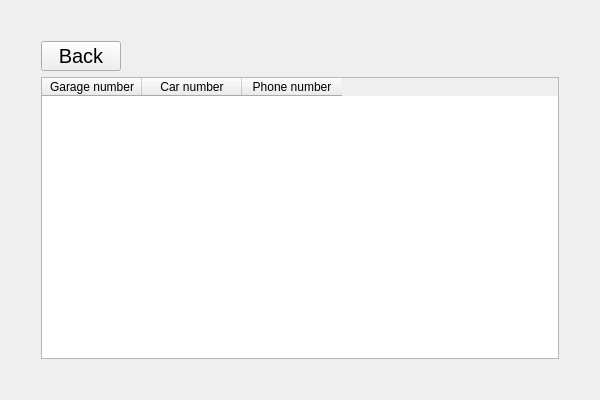
<?xml version="1.0" encoding="UTF-8"?>
<ui version="4.0">
 <class>GarageManagerDialog</class>
 <widget class="QWidget" name="GarageManagerDialog">
  <property name="geometry">
   <rect>
    <x>0</x>
    <y>0</y>
    <width>600</width>
    <height>400</height>
   </rect>
  </property>
  <property name="windowTitle">
   <string>Form</string>
  </property>
  <layout class="QVBoxLayout" name="verticalLayout_3">
   <item>
    <layout class="QVBoxLayout" name="verticalLayout_2">
     <property name="leftMargin">
      <number>30</number>
     </property>
     <property name="topMargin">
      <number>30</number>
     </property>
     <property name="rightMargin">
      <number>30</number>
     </property>
     <property name="bottomMargin">
      <number>30</number>
     </property>
     <item>
      <layout class="QVBoxLayout" name="verticalLayout">
       <item>
        <layout class="QHBoxLayout" name="horizontalLayout">
         <item>
          <widget class="QPushButton" name="back_button">
           <property name="maximumSize">
            <size>
             <width>100</width>
             <height>30</height>
            </size>
           </property>
           <property name="font">
            <font>
             <pointsize>15</pointsize>
            </font>
           </property>
           <property name="text">
            <string>Back</string>
           </property>
          </widget>
         </item>
         <item>
          <spacer name="horizontalSpacer">
           <property name="orientation">
            <enum>Qt::Horizontal</enum>
           </property>
           <property name="sizeHint" stdset="0">
            <size>
             <width>40</width>
             <height>10</height>
            </size>
           </property>
          </spacer>
         </item>
        </layout>
       </item>
       <item>
        <widget class="QTableWidget" name="information_table">
         <column>
          <property name="text">
           <string>Garage number</string>
          </property>
         </column>
         <column>
          <property name="text">
           <string>Car number</string>
          </property>
         </column>
         <column>
          <property name="text">
           <string>Phone number</string>
          </property>
         </column>
        </widget>
       </item>
      </layout>
     </item>
    </layout>
   </item>
  </layout>
 </widget>
 <resources/>
 <connections/>
</ui>
